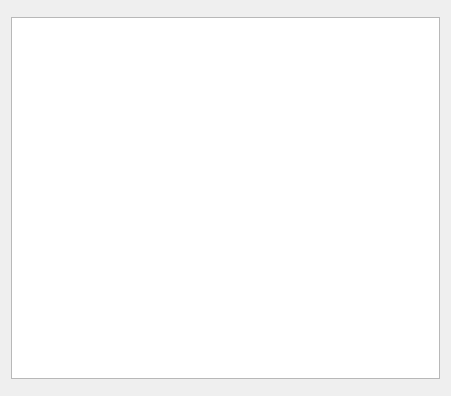
<?xml version="1.0" encoding="UTF-8"?>
<ui version="4.0">
 <class>Form</class>
 <widget class="QWidget" name="Form">
  <property name="geometry">
   <rect>
    <x>0</x>
    <y>0</y>
    <width>451</width>
    <height>396</height>
   </rect>
  </property>
  <property name="windowTitle">
   <string>Form</string>
  </property>
  <layout class="QVBoxLayout" name="verticalLayout">
   <item>
    <widget class="QWidget" name="topbar" native="true"/>
   </item>
   <item>
    <widget class="QTableWidget" name="tableWidget">
     <property name="editTriggers">
      <set>QAbstractItemView::NoEditTriggers</set>
     </property>
     <property name="selectionMode">
      <enum>QAbstractItemView::SingleSelection</enum>
     </property>
     <property name="selectionBehavior">
      <enum>QAbstractItemView::SelectRows</enum>
     </property>
     <property name="sortingEnabled">
      <bool>true</bool>
     </property>
    </widget>
   </item>
   <item>
    <widget class="QWidget" name="toolbar" native="true"/>
   </item>
  </layout>
 </widget>
 <resources/>
 <connections/>
</ui>
